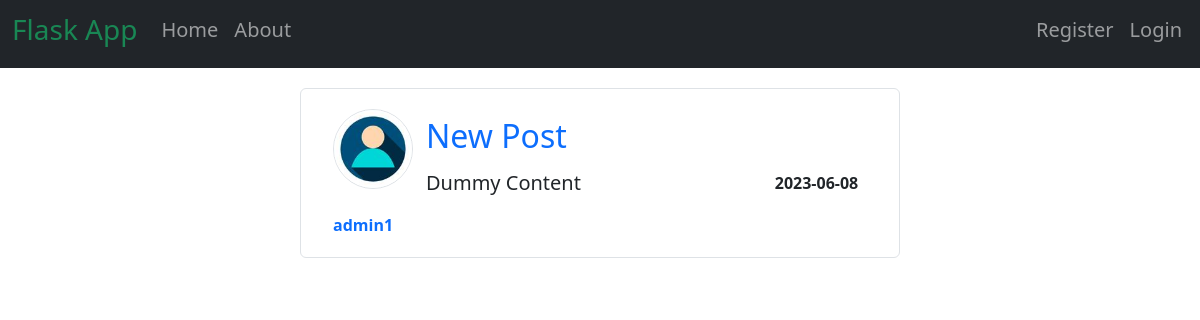
/post/11, run on the app's committed database.
### flaskblog/models.py (models this page shows, shortened)
class User(db.Model, UserMixin):
   id = db.Column(db.Integer, primary_key=True)
   username = db.Column(db.String(20), unique=True, nullable=False)
   email = db.Column(db.String(120), unique=True, nullable=False)
   image_file = db.Column(db.String(20), nullable=False, default='default.jpg')
   password = db.Column(db.String(60), nullable=False)
   posts = db.relationship('Post', backref='author', lazy=True)

class Post(db.Model):
   id = db.Column(db.Integer, primary_key=True)
   title = db.Column(db.String(100), nullable=False)
   date_posted = db.Column(db.DateTime, nullable=False, default=datetime.utcnow)
   content = db.Column(db.Text, nullable=False)
   user_id = db.Column(db.Integer, db.ForeignKey('user.id'), nullable=False)

### flaskblog/posts/routes.py (the view)
@posts.route('/post/<int:post_id>')
def post(post_id):
   post = Post.query.get_or_404(post_id)
   return render_template('post.html', title=post.title, post=post)

### flaskblog/templates/post.html (shortened to what this page needs)
{% extends 'layout.html' %}
{% block content %}
    <div class="blog row border rounded">
        <div class="col-2">
            <img class="rounded-circle border" src="{{ url_for('static', filename='profile_pics/' + post.author.image_file) }}" height="80">
            <br> &nbsp; &nbsp; &nbsp;
            <a class="link" href="{{ url_for('users.user_posts', username=post.author.username) }}"><b>{{post.author.username}}</b></a>
        </div>
        <div class="col-10">
            <div class="row mt-2">
                <h2 class="col-9 text-info"><a class="link" href="#">{{post.title}}</a></h2>
            </div>
            <div class="row mt-2">
                <h5 class="col-9">{{post.content}}</h5>
                <b class="col-3">{{post.date_posted.strftime('%Y-%m-%d')}}</b>
            </div>
        </div>
    </div>
{% endblock %}

### flaskblog/static/main.css (style rules this page uses)
.blog { margin-top: 20px; padding: 20px; }
.link { text-decoration: none; }

### data on the page
User: image_file (picture), author.username "admin1"
Post: title "New Post", content "Dummy Content", date_posted "2023-06-08"
